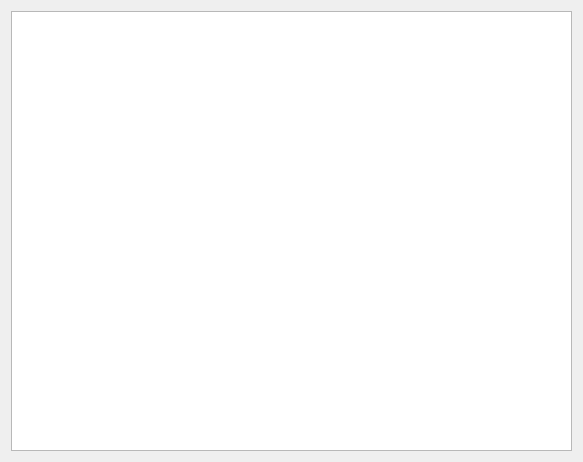
<?xml version="1.0" encoding="UTF-8"?>
<ui version="4.0">
 <class>param_manager</class>
 <widget class="QWidget" name="param_manager">
  <property name="geometry">
   <rect>
    <x>0</x>
    <y>0</y>
    <width>583</width>
    <height>462</height>
   </rect>
  </property>
  <property name="windowTitle">
   <string>Form</string>
  </property>
  <layout class="QVBoxLayout" name="verticalLayout">
   <item>
    <widget class="CustomTabView" name="tableView"/>
   </item>
  </layout>
 </widget>
 <customwidgets>
  <customwidget>
   <class>CustomTabView</class>
   <extends>QTableView</extends>
   <header location="global">widgets/CustomTabView.h</header>
  </customwidget>
 </customwidgets>
 <resources/>
 <connections/>
</ui>
